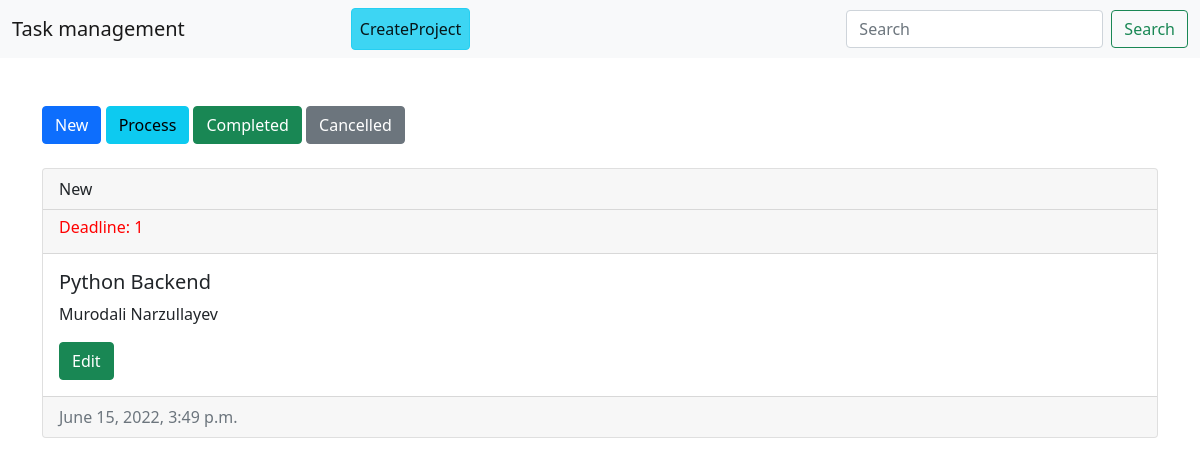
Page /?a=0 (signed in) on the committed database.
### todoapp/models.py (models this page shows, shortened)
class Todo(models.Model):
    author = models.ForeignKey(User, on_delete=models.CASCADE)
    title = models.CharField(max_length=221)
    content = models.TextField()
    status = models.IntegerField(choices=STATUS)
    deadline = models.CharField(max_length=212)
    created_at = models.DateTimeField(auto_now_add=True)

### todoapp/views.py (the view)
# urls.py: path('', index, name='index'),
@login_required
def index(request):
    user = request.user
    todos = Todo.objects.filter(author=user).order_by('-id')
    obj = request.GET.get('a')
    if obj:
        todos = todos.filter(status__exact=obj)
    search = request.GET.get('i')
    if search:
        todos = todos.filter(title__icontains=search)
    ctx = {
        'todos': todos
    }
    return render(request, 'index.html', ctx)

### templates/index.html
{% extends 'base.html' %}
{% block content %}
        <div class="status-list">
            <a href="/?a=0" type="button" class="btn btn-primary">New</a>
            <a href="/?a=1" class="btn btn-info">Process</a>
            <a href="/?a=2" class="btn btn-success">Completed</a>
            <a href="/?a=3" class="btn btn-secondary">Cancelled</a>
        </div>
        <div class="todo-card mt-4">
            {% for todo in todos %}
            <div class="card mt-4">
                <div class="card-header">
                  {{ todo.get_status_display }}
                </div>
                <div class="card-header">
                  <h6 style="color: red">Deadline: {{ todo.deadline }}</h6>
                </div>
                <div class="card-body">
                    <h5 class="card-title">{{ todo.title }}</h5>
                    <p class="card-text">{{ todo.content }}</p>
                    <a href="/edit/{{ todo.id }}/" class="btn btn-success">Edit</a>
                </div>
                <div class="card-footer text-muted">
                    {{ todo.created_at }}
                </div>
            </div>
            {% endfor %}
        </div>
{% endblock %}

### rows in the picture
Todo: status "New", deadline "1", title "Python Backend", content "Murodali Narzullayev", created_at "June 15, 2022, 3:49 p.m."
